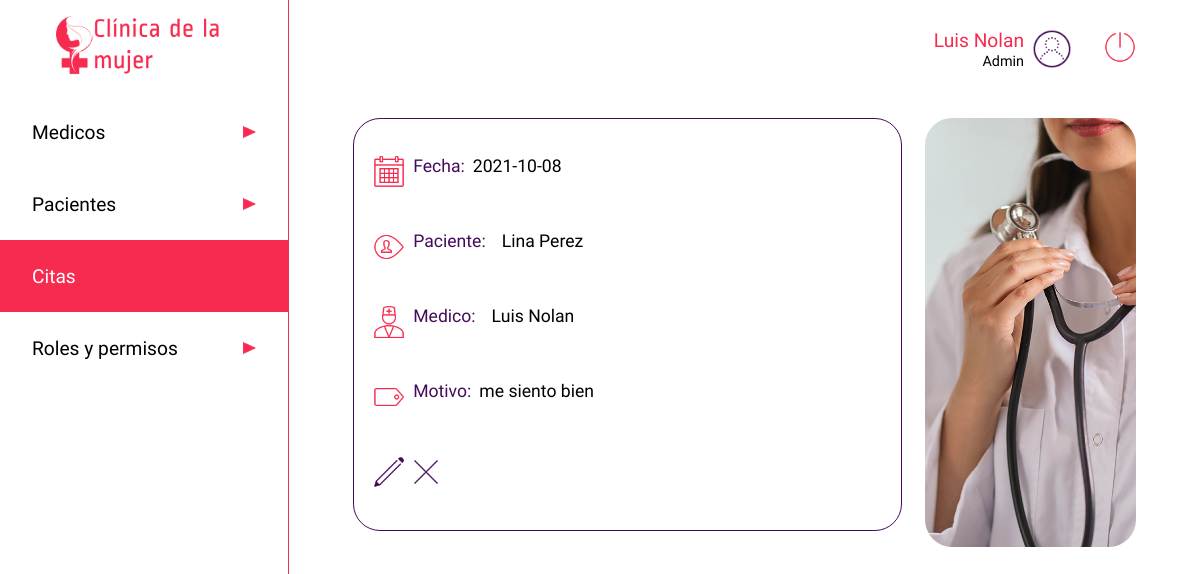
Screenshot of /listado-citas/1/ver (signed in) with the database file from the repository.
### app.py (models this page shows, shortened)
class users(db.Model):
    __tablename__ = 'users'
    cedula = db.Column(db.Integer, primary_key=True)
    nombre=db.Column(db.String)
    apellido=db.Column(db.String)
    nacimiento=db.Column(db.String)
    eps=db.Column(db.String)
    email=db.Column(db.String, unique=True)
    telefono=db.Column(db.Integer)
    dir=db.Column(db.String)
    ciudad=db.Column(db.String)
    password=db.Column(db.String)
    rol =db.Column(db.String)
    especialidad = db.Column(db.String)
    estado = db.Column(db.Boolean)

class citas(db.Model):
    __tablename__ = 'citas'
    cita_id=db.Column(db.Integer, primary_key=True)
    medico_id = db.Column(db.Integer, nullable=False)
    paciente_id = db.Column(db.Integer, nullable=False)
    fecha = db.Column(db.String)
    motivo = db.Column(db.String(500))
    estado = db.Column(db.Boolean)
    hora_atencion = db.Column(db.String)
    sintomas = db.Column(db.String)
    diagnostico = db.Column(db.String)
    anotaciones = db.Column(db.String)
    calificacion = db.Column(db.Integer)
    calificacion_obs = db.Column(db.String)

### app.py (the view)
@app.route('/listado-citas/<cita>/ver', methods=['GET'])
def detalle_citas(cita):
    if 'usuarioIngresado' in session:
        medicos = users.query.filter_by(rol='medico')
        pacientes = users.query.filter_by(rol='paciente')
        cita = citas.query.filter_by(cita_id=cita).first()
        usuario = users.query.filter_by(cedula=int(session['usuarioIngresado'])).first()
        return render('cita.html', row=usuario, data=cita, listamedicos=medicos, listapacientes=pacientes)
    else:
        return render('acceso-denegado.html')

### templates/cita.html (shortened to what this page needs)
<!DOCTYPE html>
<html lang="es">
<head>
    <link rel="stylesheet" type="text/css" href="{{ url_for('static', filename='css/style.css')}}">
</head>
<body>
    <header class="header">
        <a href="/dashboard" type="button" class="btn"><img src="{{ url_for('static', filename='images/iconoclinica.png')}}" class="logo" alt="Clinica de la mujer"></a>
        <nav>
            <ul class="menu">
                <li class="menuitems"><a href="/medico" class="menulink"><span>Medicos</span><img src="{{ url_for('static', filename='images/triangulo.png')}}" class="flecha" alt=""></a></li>
                <li class="menuitems"><a href="/paciente" class="menulink"><span>Pacientes</span><img src="{{ url_for('static', filename='images/triangulo.png')}}" class="flecha" alt=""></a></li>
                <li class="menuitems"><a href="/listado-citas" class="menuselect"><span>Citas</span><img src="{{ url_for('static', filename='images/triangulo.png')}}" class="flecha" alt=""></a></li>
                <li class="menuitems"><a href="/roles" class="menulink"><span>Roles y permisos</span><img src="{{ url_for('static', filename='images/triangulo.png')}}" class="flecha" alt=""></a></li>
            </ul>
        </nav>
    </header>
    <main class="main">
        <div class="searchuser">
            <div class="perfil">
                <div>
                    <span class="nameuser">{{ row ['nombre'] }} {{ row ['apellido'] }}</span><br>
                    <span class="roluser">Admin</span>
                </div>
                <img src="{{ url_for('static', filename='images/test_account_100px.png')}}" class="profile" alt="">
                <a href="/logout" type="button" class="btn"><img src="{{ url_for('static', filename='images/off.png')}}" class="logout" alt="Cerrar sesion"></a>
            </div>
        </div>
        <div class="cuerpo">
            <div class="infocita3">
                <div class="diahora">
                    <img src="{{ url_for('static', filename='images/calendar_100px.png')}}" class="calendarwatch" alt=""><span style="color:#450B5A">Fecha: </span><span>{{ data.fecha }}</span>
                </div>
                <div class="diahora">
                    <img src="{{ url_for('static', filename='images/username_100px.png')}}" class="calendarwatch" alt=""><span style="color:#450B5A">Paciente: </span>
                    <span>
                        {% for t in listapacientes %}{% if t.cedula == data.paciente_id %}<span>{{ t.nombre }} {{ t.apellido }}</span>{% endif %}{% endfor %}
                    </span>
                </div>
                <div class="diahora">
                    <img src="{{ url_for('static', filename='images/medical_doctor_100px.png')}}" class="calendarwatch" alt=""><span style="color:#450B5A">Medico: </span>
                    <span>
                        {% for t in listamedicos %}{% if t.cedula == data.medico_id %}<span>{{ t.nombre }} {{ t.apellido }}</span>{% endif %}{% endfor %}
                    </span>
                </div>
                <div class="diahora">
                    <img src="{{ url_for('static', filename='images/tag_window_100px.png')}}" class="calendarwatch" alt=""><span style="color:#450B5A">Motivo: </span><span>{{ data.motivo }}</span>
                </div>
                <div class="contenedordbtn">
                    <a href="/listado-citas/{{ data.cita_id }}/editar"><img src="{{ url_for('static', filename='images/edit_100px.png')}}" class="btned" alt=""></a>
                    <a href="/listado-citas/{{ data.cita_id }}/eliminar"><img src="{{ url_for('static', filename='images/delete_100px.png')}}" class="btned" alt=""></a>
                </div>
            </div>
            <img src="{{ url_for('static', filename='images/medico.jpg')}}" alt="" class="imgcita">
        </div>
    </main>
</body>
</html>

### static/css/style.css (style rules this page uses)
* { padding: 0; margin: 0; }
.btned { width: 2rem; }
body { display: flex; }
.calendarwatch { height: 2rem; }
.cuerpo { display: flex; flex-direction: row; flex-wrap: wrap; margin-top: 3rem; justify-content:space-between; }
.diahora { display: flex; padding-bottom: 0.4rem; width: 100%; vertical-align:middle; }
.diahora span { margin-left: 0.5rem; }
.flecha { width: 0.8rem; height: 0.8rem; }
.perfil { display: inline-flex; align-items: center; text-align: right; margin-left: 2rem; justify-content: flex-end; }
.header { margin:0; display: inline-block; width: 18rem; height: 100vh; justify-content: center; }
.infocita3 { display: flex; flex-direction: row; flex-wrap: wrap; border: 0.1rem solid #450B5A; border-radius: 1.6875rem; padding: 1.2rem; font-family: 'Average Sans', sans-serif; font-size: 1.1rem; width: 65%; margin-bottom: 1rem; align-items: center; }
.imgcita { display: flex; border-radius: 1.6875rem; width: 27%; }
.logo { display: block; height: 4rem; margin: auto; padding: 1rem; }
.main { width: calc(100% - 18rem); padding: 1.8rem 4rem; border-left: 0.1rem solid #F72B50; }
.menu { font-family: 'Average Sans', sans-serif; list-style: none; color: black; }
.menulink { display: inline-flex; font-size: 1.2rem; width: 14rem; height: 1.5rem; padding: 1.5rem 2rem; text-decoration: none; color: black; background-color: white; justify-content: space-between; align-items: center; margin: 0; }
.menuselect { display: inline-flex; font-size: 1.2rem; width: 14rem; height: 1.5rem; padding: 1.5rem 2rem; text-decoration: none; color: black; background-color: #F72B50; color: white; justify-content: space-between; align-items: center; margin: 0; }
.nameuser { font-family: 'Ropa Sans', sans-serif; font-size: 1.2rem; color: #F72B50; }
.roluser { font-family: 'Ropa Sans', sans-serif; font-size: 0.9rem; }
.profile { height: 2.5rem; margin-left: 0.5rem; }
.logout { height: 2rem; margin-left: 2rem; }
.searchuser { width: 100%; display: flex; vertical-align: middle; justify-content: flex-end; }

### rows the page displays
users: nombre "Luis", apellido "Nolan"
citas: fecha "2021-10-08", motivo "me siento bien"
users: nombre "Lina", apellido "Perez"
